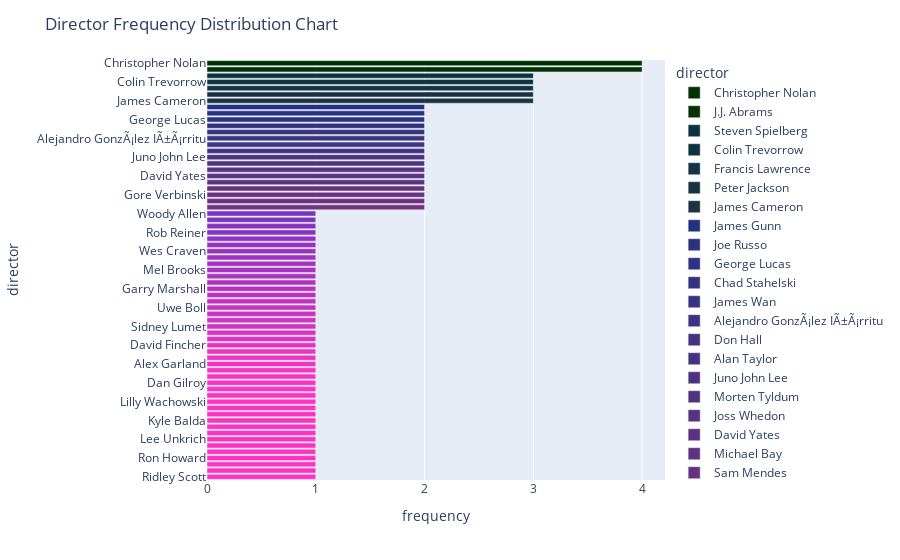

Notebook code cell kept with this figure:
### Markdown cell above
<a id='fig7.1'>Figure 7.1</a> 
This figure presents a word cloud that displays the top directors based on their frequency in the top 20 across different dataframes that use various metrics. The word cloud uses a color gradient based on the frequency of the director.

### Code cell
# Create a dataframe from the sorted_directors list
df2 = pd.DataFrame(sorted_directors, columns=['director', 'frequency'])

# Create a dictionary to map each director to a color gradient based on their frequency
director_colors = {}
max_freq = df2['frequency'].max()
for i, (director, freq) in enumerate(zip(df2['director'], df2['frequency'])):
    director_colors[director] = f'rgba({int(255*i/len(df))}, 50, {int(255*(max_freq-freq)/max_freq)}, 1)'

# Create a horizontal bar chart with a color gradient based on director frequency
fig = px.bar(df2, x='frequency', y='director', orientation='h', color='director', color_discrete_map=director_colors)

fig.update_layout(title_text='Director Frequency Distribution Chart')

fig.show()

### Figure 1 — Plotly figure (JSON) as saved in the notebook; plotly's stock layout.template omitted (floating-point values rounded to 4 significant figures)
{"data": [{"alignmentgroup": "True", "hovertemplate": "director=%{y}<br>frequency=%{x}<extra></extra>", "legendgroup": "Christopher Nolan", "marker": {"color": "rgba(0, 50, 0, 1)", "pattern": {"shape": ""}}, "name": "Christopher Nolan", "offsetgroup": "Christopher Nolan", "orientation": "h", "showlegend": true, "textposition": "auto", "type": "bar", "x": [4], "xaxis": "x", "y": ["Christopher Nolan"], "yaxis": "y"}, {"alignmentgroup": "True", "hovertemplate": "director=%{y}<br>frequency=%{x}<extra></extra>", "legendgroup": "J.J. Abrams", "marker": {"color": "rgba(5, 50, 0, 1)", "pattern": {"shape": ""}}, "name": "J.J. Abrams", "offsetgroup": "J.J. Abrams", "orientation": "h", "showlegend": true, "textposition": "auto", "type": "bar", "x": [4], "xaxis": "x", "y": ["J.J. Abrams"], "yaxis": "y"}, {"alignmentgroup": "True", "hovertemplate": "director=%{y}<br>frequency=%{x}<extra></extra>", "legendgroup": "Steven Spielberg", "marker": {"color": "rgba(10, 50, 63, 1)", "pattern": {"shape": ""}}, "name": "Steven Spielberg", "offsetgroup": "Steven Spielberg", "orientation": "h", "showlegend": true, "textposition": "auto", "type": "bar", "x": [3], "xaxis": "x", "y": ["Steven Spielberg"], "yaxis": "y"}, {"alignmentgroup": "True", "hovertemplate": "director=%{y}<br>frequency=%{x}<extra></extra>", "legendgroup": "Colin Trevorrow", "marker": {"color": "rgba(15, 50, 63, 1)", "pattern": {"shape": ""}}, "name": "Colin Trevorrow", "offsetgroup": "Colin Trevorrow", "orientation": "h", "showlegend": true, "textposition": "auto", "type": "bar", "x": [3], "xaxis": "x", "y": ["Colin Trevorrow"], "yaxis": "y"}, {"alignmentgroup": "True", "hovertemplate": "director=%{y}<br>frequency=%{x}<extra></extra>", "legendgroup": "Francis Lawrence", "marker": {"color": "rgba(20, 50, 63, 1)", "pattern": {"shape": ""}}, "name": "Francis Lawrence", "offsetgroup": "Francis Lawrence", "orientation": "h", "showlegend": true, "textposition": "auto", "type": "bar", "x": [3], "xaxis": "x", "y": ["Francis Lawrence"], "yaxis": "y"}, {"alignmentgroup": "True", "hovertemplate": "director=%{y}<br>frequency=%{x}<extra></extra>", "legendgroup": "Peter Jackson", "marker": {"color": "rgba(25, 50, 63, 1)", "pattern": {"shape": ""}}, "name": "Peter Jackson", "offsetgroup": "Peter Jackson", "orientation": "h", "showlegend": true, "textposition": "auto", "type": "bar", "x": [3], "xaxis": "x", "y": ["Peter Jackson"], "yaxis": "y"}, {"alignmentgroup": "True", "hovertemplate": "director=%{y}<br>frequency=%{x}<extra></extra>", "legendgroup": "James Cameron", "marker": {"color": "rgba(30, 50, 63, 1)", "pattern": {"shape": ""}}, "name": "James Cameron", "offsetgroup": "James Cameron", "orientation": "h", "showlegend": true, "textposition": "auto", "type": "bar", "x": [3], "xaxis": "x", "y": ["James Cameron"], "yaxis": "y"}, {"alignmentgroup": "True", "hovertemplate": "director=%{y}<br>frequency=%{x}<extra></extra>", "legendgroup": "James Gunn", "marker": {"color": "rgba(35, 50, 127, 1)", "pattern": {"shape": ""}}, "name": "James Gunn", "offsetgroup": "James Gunn", "orientation": "h", "showlegend": true, "textposition": "auto", "type": "bar", "x": [2], "xaxis": "x", "y": ["James Gunn"], "yaxis": "y"}, {"alignmentgroup": "True", "hovertemplate": "director=%{y}<br>frequency=%{x}<extra></extra>", "legendgroup": "Joe Russo", "marker": {"color": "rgba(40, 50, 127, 1)", "pattern": {"shape": ""}}, "name": "Joe Russo", "offsetgroup": "Joe Russo", "orientation": "h", "showlegend": true, "textposition": "auto", "type": "bar", "x": [2], "xaxis": "x", "y": ["Joe Russo"], "yaxis": "y"}, {"alignmentgroup": "True", "hovertemplate": "director=%{y}<br>frequency=%{x}<extra></extra>", "legendgroup": "George Lucas", "marker": {"color": "rgba(45, 50, 127, 1)", "pattern": {"shape": ""}}, "name": "George Lucas", "offsetgroup": "George Lucas", "orientation": "h", "showlegend": true, "textposition": "auto", "type": "bar", "x": [2], "xaxis": "x", "y": ["George Lucas"], "yaxis": "y"}, {"alignmentgroup": "True", "hovertemplate": "director=%{y}<br>frequency=%{x}<extra></extra>", "legendgroup": "Chad Stahelski", "marker": {"color": "rgba(51, 50, 127, 1)", "pattern": {"shape": ""}}, "name": "Chad Stahelski", "offsetgroup": "Chad Stahelski", "orientation": "h", "showlegend": true, "textposition": "auto", "type": "bar", "x": [2], "xaxis": "x", "y": ["Chad Stahelski"], "yaxis": "y"}, {"alignmentgroup": "True", "hovertemplate": "director=%{y}<br>frequency=%{x}<extra></extra>", "legendgroup": "James Wan", "marker": {"color": "rgba(56, 50, 127, 1)", "pattern": {"shape": ""}}, "name": "James Wan", "offsetgroup": "James Wan", "orientation": "h", "showlegend": true, "textposition": "auto", "type": "bar", "x": [2], "xaxis": "x", "y": ["James Wan"], "yaxis": "y"}, {"alignmentgroup": "True", "hovertemplate": "director=%{y}<br>frequency=%{x}<extra></extra>", "legendgroup": "Alejandro GonzÃ¡lez IÃ±Ã¡rritu", "marker": {"color": "rgba(61, 50, 127, 1)", "pattern": {"shape": ""}}, "name": "Alejandro GonzÃ¡lez IÃ±Ã¡rritu", "offsetgroup": "Alejandro GonzÃ¡lez IÃ±Ã¡rritu", "orientation": "h", "showlegend": true, "textposition": "auto", "type": "bar", "x": [2], "xaxis": "x", "y": ["Alejandro GonzÃ¡lez IÃ±Ã¡rritu"], "yaxis": "y"}, {"alignmentgroup": "True", "hovertemplate": "director=%{y}<br>frequency=%{x}<extra></extra>", "legendgroup": "Don Hall", "marker": {"color": "rgba(66, 50, 127, 1)", "pattern": {"shape": ""}}, "name": "Don Hall", "offsetgroup": "Don Hall", "orientation": "h", "showlegend": true, "textposition": "auto", "type": "bar", "x": [2], "xaxis": "x", "y": ["Don Hall"], "yaxis": "y"}, {"alignmentgroup": "True", "hovertemplate": "director=%{y}<br>frequency=%{x}<extra></extra>", "legendgroup": "Alan Taylor", "marker": {"color": "rgba(71, 50, 127, 1)", "pattern": {"shape": ""}}, "name": "Alan Taylor", "offsetgroup": "Alan Taylor", "orientation": "h", "showlegend": true, "textposition": "auto", "type": "bar", "x": [2], "xaxis": "x", "y": ["Alan Taylor"], "yaxis": "y"}, {"alignmentgroup": "True", "hovertemplate": "director=%{y}<br>frequency=%{x}<extra></extra>", "legendgroup": "Juno John Lee", "marker": {"color": "rgba(76, 50, 127, 1)", "pattern": {"shape": ""}}, "name": "Juno John Lee", "offsetgroup": "Juno John Lee", "orientation": "h", "showlegend": true, "textposition": "auto", "type": "bar", "x": [2], "xaxis": "x", "y": ["Juno John Lee"], "yaxis": "y"}, {"alignmentgroup": "True", "hovertemplate": "director=%{y}<br>frequency=%{x}<extra></extra>", "legendgroup": "Morten Tyldum", "marker": {"color": "rgba(81, 50, 127, 1)", "pattern": {"shape": ""}}, "name": "Morten Tyldum", "offsetgroup": "Morten Tyldum", "orientation": "h", "showlegend": true, "textposition": "auto", "type": "bar", "x": [2], "xaxis": "x", "y": ["Morten Tyldum"], "yaxis": "y"}, {"alignmentgroup": "True", "hovertemplate": "director=%{y}<br>frequency=%{x}<extra></extra>", "legendgroup": "Joss Whedon", "marker": {"color": "rgba(86, 50, 127, 1)", "pattern": {"shape": ""}}, "name": "Joss Whedon", "offsetgroup": "Joss Whedon", "orientation": "h", "showlegend": true, "textposition": "auto", "type": "bar", "x": [2], "xaxis": "x", "y": ["Joss Whedon"], "yaxis": "y"}, {"alignmentgroup": "True", "hovertemplate": "director=%{y}<br>frequency=%{x}<extra></extra>", "legendgroup": "David Yates", "marker": {"color": "rgba(91, 50, 127, 1)", "pattern": {"shape": ""}}, "name": "David Yates", "offsetgroup": "David Yates", "orientation": "h", "showlegend": true, "textposition": "auto", "type": "bar", "x": [2], "xaxis": "x", "y": ["David Yates"], "yaxis": "y"}, {"alignmentgroup": "True", "hovertemplate": "director=%{y}<br>frequency=%{x}<extra></extra>", "legendgroup": "Michael Bay", "marker": {"color": "rgba(96, 50, 127, 1)", "pattern": {"shape": ""}}, "name": "Michael Bay", "offsetgroup": "Michael Bay", "orientation": "h", "showlegend": true, "textposition": "auto", "type": "bar", "x": [2], "xaxis": "x", "y": ["Michael Bay"], "yaxis": "y"}, {"alignmentgroup": "True", "hovertemplate": "director=%{y}<br>frequency=%{x}<extra></extra>", "legendgroup": "Sam Mendes", "marker": {"color": "rgba(102, 50, 127, 1)", "pattern": {"shape": ""}}, "name": "Sam Mendes", "offsetgroup": "Sam Mendes", "orientation": "h", "showlegend": true, "textposition": "auto", "type": "bar", "x": [2], "xaxis": "x", "y": ["Sam Mendes"], "yaxis": "y"}, {"alignmentgroup": "True", "hovertemplate": "director=%{y}<br>frequency=%{x}<extra></extra>", "legendgroup": "Gore Verbinski", "marker": {"color": "rgba(107, 50, 127, 1)", "pattern": {"shape": ""}}, "name": "Gore Verbinski", "offsetgroup": "Gore Verbinski", "orientation": "h", "showlegend": true, "textposition": "auto", "type": "bar", "x": [2], "xaxis": "x", "y": ["Gore Verbinski"], "yaxis": "y"}, {"alignmentgroup": "True", "hovertemplate": "director=%{y}<br>frequency=%{x}<extra></extra>", "legendgroup": "Chris Columbus", "marker": {"color": "rgba(112, 50, 127, 1)", "pattern": {"shape": ""}}, "name": "Chris Columbus", "offsetgroup": "Chris Columbus", "orientation": "h", "showlegend": true, "textposition": "auto", "type": "bar", "x": [2], "xaxis": "x", "y": ["Chris Columbus"], "yaxis": "y"}, {"alignmentgroup": "True", "hovertemplate": "director=%{y}<br>frequency=%{x}<extra></extra>", "legendgroup": "Tim Burton", "marker": {"color": "rgba(117, 50, 127, 1)", "pattern": {"shape": ""}}, "name": "Tim Burton", "offsetgroup": "Tim Burton", "orientation": "h", "showlegend": true, "textposition": "auto", "type": "bar", "x": [2], "xaxis": "x", "y": ["Tim Burton"], "yaxis": "y"}, {"alignmentgroup": "True", "hovertemplate": "director=%{y}<br>frequency=%{x}<extra></extra>", "legendgroup": "Woody Allen", "marker": {"color": "rgba(122, 50, 191, 1)", "pattern": {"shape": ""}}, "name": "Woody Allen", "offsetgroup": "Woody Allen", "orientation": "h", "showlegend": true, "textposition": "auto", "type": "bar", "x": [1], "xaxis": "x", "y": ["Woody Allen"], "yaxis": "y"}, {"alignmentgroup": "True", "hovertemplate": "director=%{y}<br>frequency=%{x}<extra></extra>", "legendgroup": "Martin Scorsese", "marker": {"color": "rgba(127, 50, 191, 1)", "pattern": {"shape": ""}}, "name": "Martin Scorsese", "offsetgroup": "Martin Scorsese", "orientation": "h", "showlegend": true, "textposition": "auto", "type": "bar", "x": [1], "xaxis": "x", "y": ["Martin Scorsese"], "yaxis": "y"}, {"alignmentgroup": "True", "hovertemplate": "director=%{y}<br>frequency=%{x}<extra></extra>", "legendgroup": "Gerald Thomas", "marker": {"color": "rgba(132, 50, 191, 1)", "pattern": {"shape": ""}}, "name": "Gerald Thomas", "offsetgroup": "Gerald Thomas", "orientation": "h", "showlegend": true, "textposition": "auto", "type": "bar", "x": [1], "xaxis": "x", "y": ["Gerald Thomas"], "yaxis": "y"}, {"alignmentgroup": "True", "hovertemplate": "director=%{y}<br>frequency=%{x}<extra></extra>", "legendgroup": "Rob Reiner", "marker": {"color": "rgba(137, 50, 191, 1)", "pattern": {"shape": ""}}, "name": "Rob Reiner", "offsetgroup": "Rob Reiner", "orientation": "h", "showlegend": true, "textposition": "auto", "type": "bar", "x": [1], "xaxis": "x", "y": ["Rob Reiner"], "yaxis": "y"}, {"alignmentgroup": "True", "hovertemplate": "director=%{y}<br>frequency=%{x}<extra></extra>", "legendgroup": "Stephen Frears", "marker": {"color": "rgba(142, 50, 191, 1)", "pattern": {"shape": ""}}, "name": "Stephen Frears", "offsetgroup": "Stephen Frears", "orientation": "h", "showlegend": true, "textposition": "auto", "type": "bar", "x": [1], "xaxis": "x", "y": ["Stephen Frears"], "yaxis": "y"}, {"alignmentgroup": "True", "hovertemplate": "director=%{y}<br>frequency=%{x}<extra></extra>", "legendgroup": "Steven Soderbergh", "marker": {"color": "rgba(147, 50, 191, 1)", "pattern": {"shape": ""}}, "name": "Steven Soderbergh", "offsetgroup": "Steven Soderbergh", "orientation": "h", "showlegend": true, "textposition": "auto", "type": "bar", "x": [1], "xaxis": "x", "y": ["Steven Soderbergh"], "yaxis": "y"}, {"alignmentgroup": "True", "hovertemplate": "director=%{y}<br>frequency=%{x}<extra></extra>", "legendgroup": "Wes Craven", "marker": {"color": "rgba(153, 50, 191, 1)", "pattern": {"shape": ""}}, "name": "Wes Craven", "offsetgroup": "Wes Craven", "orientation": "h", "showlegend": true, "textposition": "auto", "type": "bar", "x": [1], "xaxis": "x", "y": ["Wes Craven"], "yaxis": "y"}, {"alignmentgroup": "True", "hovertemplate": "director=%{y}<br>frequency=%{x}<extra></extra>", "legendgroup": "Blake Edwards", "marker": {"color": "rgba(158, 50, 191, 1)", "pattern": {"shape": ""}}, "name": "Blake Edwards", "offsetgroup": "Blake Edwards", "orientation": "h", "showlegend": true, "textposition": "auto", "type": "bar", "x": [1], "xaxis": "x", "y": ["Blake Edwards"], "yaxis": "y"}, {"alignmentgroup": "True", "hovertemplate": "director=%{y}<br>frequency=%{x}<extra></extra>", "legendgroup": "Clint Eastwood", "marker": {"color": "rgba(163, 50, 191, 1)", "pattern": {"shape": ""}}, "name": "Clint Eastwood", "offsetgroup": "Clint Eastwood", "orientation": "h", "showlegend": true, "textposition": "auto", "type": "bar", "x": [1], "xaxis": "x", "y": ["Clint Eastwood"], "yaxis": "y"}, {"alignmentgroup": "True", "hovertemplate": "director=%{y}<br>frequency=%{x}<extra></extra>", "legendgroup": "Mel Brooks", "marker": {"color": "rgba(168, 50, 191, 1)", "pattern": {"shape": ""}}, "name": "Mel Brooks", "offsetgroup": "Mel Brooks", "orientation": "h", "showlegend": true, "textposition": "auto", "type": "bar", "x": [1], "xaxis": "x", "y": ["Mel Brooks"], "yaxis": "y"}, {"alignmentgroup": "True", "hovertemplate": "director=%{y}<br>frequency=%{x}<extra></extra>", "legendgroup": "Tyler Perry", "marker": {"color": "rgba(173, 50, 191, 1)", "pattern": {"shape": ""}}, "name": "Tyler Perry", "offsetgroup": "Tyler Perry", "orientation": "h", "showlegend": true, "textposition": "auto", "type": "bar", "x": [1], "xaxis": "x", "y": ["Tyler Perry"], "yaxis": "y"}, {"alignmentgroup": "True", "hovertemplate": "director=%{y}<br>frequency=%{x}<extra></extra>", "legendgroup": "John Landis", "marker": {"color": "rgba(178, 50, 191, 1)", "pattern": {"shape": ""}}, "name": "John Landis", "offsetgroup": "John Landis", "orientation": "h", "showlegend": true, "textposition": "auto", "type": "bar", "x": [1], "xaxis": "x", "y": ["John Landis"], "yaxis": "y"}, {"alignmentgroup": "True", "hovertemplate": "director=%{y}<br>frequency=%{x}<extra></extra>", "legendgroup": "Garry Marshall", "marker": {"color": "rgba(183, 50, 191, 1)", "pattern": {"shape": ""}}, "name": "Garry Marshall", "offsetgroup": "Garry Marshall", "orientation": "h", "showlegend": true, "textposition": "auto", "type": "bar", "x": [1], "xaxis": "x", "y": ["Garry Marshall"], "yaxis": "y"}, {"alignmentgroup": "True", "hovertemplate": "director=%{y}<br>frequency=%{x}<extra></extra>", "legendgroup": "John Lasseter", "marker": {"color": "rgba(188, 50, 191, 1)", "pattern": {"shape": ""}}, "name": "John Lasseter", "offsetgroup": "John Lasseter", "orientation": "h", "showlegend": true, "textposition": "auto", "type": "bar", "x": [1], "xaxis": "x", "y": ["John Lasseter"], "yaxis": "y"}, {"alignmentgroup": "True", "hovertemplate": "director=%{y}<br>frequency=%{x}<extra></extra>", "legendgroup": "Dennis Dugan", "marker": {"color": "rgba(193, 50, 191, 1)", "pattern": {"shape": ""}}, "name": "Dennis Dugan", "offsetgroup": "Dennis Dugan", "orientation": "h", "showlegend": true, "textposition": "auto", "type": "bar", "x": [1], "xaxis": "x", "y": ["Dennis Dugan"], "yaxis": "y"}, {"alignmentgroup": "True", "hovertemplate": "director=%{y}<br>frequency=%{x}<extra></extra>", "legendgroup": "Uwe Boll", "marker": {"color": "rgba(198, 50, 191, 1)", "pattern": {"shape": ""}}, "name": "Uwe Boll", "offsetgroup": "Uwe Boll", "orientation": "h", "showlegend": true, "textposition": "auto", "type": "bar", "x": [1], "xaxis": "x", "y": ["Uwe Boll"], "yaxis": "y"}, {"alignmentgroup": "True", "hovertemplate": "director=%{y}<br>frequency=%{x}<extra></extra>", "legendgroup": "Donald Petrie", "marker": {"color": "rgba(204, 50, 191, 1)", "pattern": {"shape": ""}}, "name": "Donald Petrie", "offsetgroup": "Donald Petrie", "orientation": "h", "showlegend": true, "textposition": "auto", "type": "bar", "x": [1], "xaxis": "x", "y": ["Donald Petrie"], "yaxis": "y"}, {"alignmentgroup": "True", "hovertemplate": "director=%{y}<br>frequency=%{x}<extra></extra>", "legendgroup": "Oliver Stone", "marker": {"color": "rgba(209, 50, 191, 1)", "pattern": {"shape": ""}}, "name": "Oliver Stone", "offsetgroup": "Oliver Stone", "orientation": "h", "showlegend": true, "textposition": "auto", "type": "bar", "x": [1], "xaxis": "x", "y": ["Oliver Stone"], "yaxis": "y"}, {"alignmentgroup": "True", "hovertemplate": "director=%{y}<br>frequency=%{x}<extra></extra>", "legendgroup": "Sidney Lumet", "marker": {"color": "rgba(214, 50, 191, 1)", "pattern": {"shape": ""}}, "name": "Sidney Lumet", "offsetgroup": "Sidney Lumet", "orientation": "h", "showlegend": true, "textposition": "auto", "type": "bar", "x": [1], "xaxis": "x", "y": ["Sidney Lumet"], "yaxis": "y"}, {"alignmentgroup": "True", "hovertemplate": "director=%{y}<br>frequency=%{x}<extra></extra>", "legendgroup": "George Miller", "marker": {"color": "rgba(219, 50, 191, 1)", "pattern": {"shape": ""}}, "name": "George Miller", "offsetgroup": "George Miller", "orientation": "h", "showlegend": true, "textposition": "auto", "type": "bar", "x": [1], "xaxis": "x", "y": ["George Miller"], "yaxis": "y"}, {"alignmentgroup": "True", "hovertemplate": "director=%{y}<br>frequency=%{x}<extra></extra>", "legendgroup": "Robert Schwentke", "marker": {"color": "rgba(224, 50, 191, 1)", "pattern": {"shape": ""}}, "name": "Robert Schwentke", "offsetgroup": "Robert Schwentke", "orientation": "h", "showlegend": true, "textposition": "auto", "type": "bar", "x": [1], "xaxis": "x", "y": ["Robert Schwentke"], "yaxis": "y"}, {"alignmentgroup": "True", "hovertemplate": "director=%{y}<br>frequency=%{x}<extra></extra>", "legendgroup": "David Fincher", "marker": {"color": "rgba(229, 50, 191, 1)", "pattern": {"shape": ""}}, "name": "David Fincher", "offsetgroup": "David Fincher", "orientation": "h", "showlegend": true, "textposition": "auto", "type": "bar", "x": [1], "xaxis": "x", "y": ["David Fincher"], "yaxis": "y"}, {"alignmentgroup": "True", "hovertemplate": "director=%{y}<br>frequency=%{x}<extra></extra>", "legendgroup": "Quentin Tarantino", "marker": {"color": "rgba(234, 50, 191, 1)", "pattern": {"shape": ""}}, "name": "Quentin Tarantino", "offsetgroup": "Quentin Tarantino", "orientation": "h", "showlegend": true, "textposition": "auto", "type": "bar", "x": [1], "xaxis": "x", "y": ["Quentin Tarantino"], "yaxis": "y"}, {"alignmentgroup": "True", "hovertemplate": "director=%{y}<br>frequency=%{x}<extra></extra>", "legendgroup": "Peter Richardson", "marker": {"color": "rgba(239, 50, 191, 1)", "pattern": {"shape": ""}}, "name": "Peter Richardson", "offsetgroup": "Peter Richardson", "orientation": "h", "showlegend": true, "textposition": "auto", "type": "bar", "x": [1], "xaxis": "x", "y": ["Peter Richardson"], "yaxis": "y"}, {"alignmentgroup": "True", "hovertemplate": "director=%{y}<br>frequency=%{x}<extra></extra>", "legendgroup": "Alex Garland", "marker": {"color": "rgba(244, 50, 191, 1)", "pattern": {"shape": ""}}, "name": "Alex Garland", "offsetgroup": "Alex Garland", "orientation": "h", "showlegend": true, "textposition": "auto", "type": "bar", "x": [1], "xaxis": "x", "y": ["Alex Garland"], "yaxis": "y"}, {"alignmentgroup": "True", "hovertemplate": "director=%{y}<br>frequency=%{x}<extra></extra>", "legendgroup": "Patrick Tatopoulos", "marker": {"color": "rgba(249, 50, 191, 1)", "pattern": {"shape": ""}}, "name": "Patrick Tatopoulos", "offsetgroup": "Patrick Tatopoulos", "orientation": "h", "showlegend": true, "textposition": "auto", "type": "bar", "x": [1], "xaxis": "x", "y": ["Patrick Tatopoulos"], "yaxis": "y"}, {"alignmentgroup": "True", "hovertemplate": "director=%{y}<br>frequency=%{x}<extra></extra>", "legendgroup": "Wes Ball", "marker": {"color": "rgba(255, 50, 191, 1)", "pattern": {"shape": ""}}, "name": "Wes Ball", "offsetgroup": "Wes Ball", "orientation": "h", "showlegend": true, "textposition": "auto", "type": "bar", "x": [1], "xaxis": "x", "y": ["Wes Ball"], "yaxis": "y"}, {"alignmentgroup": "True", "hovertemplate": "director=%{y}<br>frequency=%{x}<extra></extra>", "legendgroup": "Dan Gilroy", "marker": {"color": "rgba(260, 50, 191, 1)", "pattern": {"shape": ""}}, "name": "Dan Gilroy", "offsetgroup": "Dan Gilroy", "orientation": "h", "showlegend": true, "textposition": "auto", "type": "bar", "x": [1], "xaxis": "x", "y": ["Dan Gilroy"], "yaxis": "y"}, {"alignmentgroup": "True", "hovertemplate": "director=%{y}<br>frequency=%{x}<extra></extra>", "legendgroup": "Bob Peterson", "marker": {"color": "rgba(265, 50, 191, 1)", "pattern": {"shape": ""}}, "name": "Bob Peterson", "offsetgroup": "Bob Peterson", "orientation": "h", "showlegend": true, "textposition": "auto", "type": "bar", "x": [1], "xaxis": "x", "y": ["Bob Peterson"], "yaxis": "y"}, {"alignmentgroup": "True", "hovertemplate": "director=%{y}<br>frequency=%{x}<extra></extra>", "legendgroup": "Damien Chazelle", "marker": {"color": "rgba(270, 50, 191, 1)", "pattern": {"shape": ""}}, "name": "Damien Chazelle", "offsetgroup": "Damien Chazelle", "orientation": "h", "showlegend": true, "textposition": "auto", "type": "bar", "x": [1], "xaxis": "x", "y": ["Damien Chazelle"], "yaxis": "y"}, {"alignmentgroup": "True", "hovertemplate": "director=%{y}<br>frequency=%{x}<extra></extra>", "legendgroup": "Lilly Wachowski", "marker": {"color": "rgba(275, 50, 191, 1)", "pattern": {"shape": ""}}, "name": "Lilly Wachowski", "offsetgroup": "Lilly Wachowski", "orientation": "h", "showlegend": true, "textposition": "auto", "type": "bar", "x": [1], "xaxis": "x", "y": ["Lilly Wachowski"], "yaxis": "y"}, {"alignmentgroup": "True", "hovertemplate": "director=%{y}<br>frequency=%{x}<extra></extra>", "legendgroup": "Chris Buck", "marker": {"color": "rgba(280, 50, 191, 1)", "pattern": {"shape": ""}}, "name": "Chris Buck", "offsetgroup": "Chris Buck", "orientation": "h", "showlegend": true, "textposition": "auto", "type": "bar", "x": [1], "xaxis": "x", "y": ["Chris Buck"], "yaxis": "y"}, {"alignmentgroup": "True", "hovertemplate": "director=%{y}<br>frequency=%{x}<extra></extra>", "legendgroup": "Irwin Winkler", "marker": {"color": "rgba(285, 50, 191, 1)", "pattern": {"shape": ""}}, "name": "Irwin Winkler", "offsetgroup": "Irwin Winkler", "orientation": "h", "showlegend": true, "textposition": "auto", "type": "bar", "x": [1], "xaxis": "x", "y": ["Irwin Winkler"], "yaxis": "y"}, {"alignmentgroup": "True", "hovertemplate": "director=%{y}<br>frequency=%{x}<extra></extra>", "legendgroup": "Kyle Balda", "marker": {"color": "rgba(290, 50, 191, 1)", "pattern": {"shape": ""}}, "name": "Kyle Balda", "offsetgroup": "Kyle Balda", "orientation": "h", "showlegend": true, "textposition": "auto", "type": "bar", "x": [1], "xaxis": "x", "y": ["Kyle Balda"], "yaxis": "y"}, {"alignmentgroup": "True", "hovertemplate": "director=%{y}<br>frequency=%{x}<extra></extra>", "legendgroup": "Shane Black", "marker": {"color": "rgba(295, 50, 191, 1)", "pattern": {"shape": ""}}, "name": "Shane Black", "offsetgroup": "Shane Black", "orientation": "h", "showlegend": true, "textposition": "auto", "type": "bar", "x": [1], "xaxis": "x", "y": ["Shane Black"], "yaxis": "y"}, {"alignmentgroup": "True", "hovertemplate": "director=%{y}<br>frequency=%{x}<extra></extra>", "legendgroup": "Pierre Coffin", "marker": {"color": "rgba(300, 50, 191, 1)", "pattern": {"shape": ""}}, "name": "Pierre Coffin", "offsetgroup": "Pierre Coffin", "orientation": "h", "showlegend": true, "textposition": "auto", "type": "bar", "x": [1], "xaxis": "x", "y": ["Pierre Coffin"], "yaxis": "y"}, {"alignmentgroup": "True", "hovertemplate": "director=%{y}<br>frequency=%{x}<extra></extra>", "legendgroup": "Lee Unkrich", "marker": {"color": "rgba(306, 50, 191, 1)", "pattern": {"shape": ""}}, "name": "Lee Unkrich", "offsetgroup": "Lee Unkrich", "orientation": "h", "showlegend": true, "textposition": "auto", "type": "bar", "x": [1], "xaxis": "x", "y": ["Lee Unkrich"], "yaxis": "y"}, {"alignmentgroup": "True", "hovertemplate": "director=%{y}<br>frequency=%{x}<extra></extra>", "legendgroup": "Robert Zemeckis", "marker": {"color": "rgba(311, 50, 191, 1)", "pattern": {"shape": ""}}, "name": "Robert Zemeckis", "offsetgroup": "Robert Zemeckis", "orientation": "h", "showlegend": true, "textposition": "auto", "type": "bar", "x": [1], "xaxis": "x", "y": ["Robert Zemeckis"], "yaxis": "y"}, {"alignmentgroup": "True", "hovertemplate": "director=%{y}<br>frequency=%{x}<extra></extra>", "legendgroup": "Roland Emmerich", "marker": {"color": "rgba(316, 50, 191, 1)", "pattern": {"shape": ""}}, "name": "Roland Emmerich", "offsetgroup": "Roland Emmerich", "orientation": "h", "showlegend": true, "textposition": "auto", "type": "bar", "x": [1], "xaxis": "x", "y": ["Roland Emmerich"], "yaxis": "y"}, {"alignmentgroup": "True", "hovertemplate": "director=%{y}<br>frequency=%{x}<extra></extra>", "legendgroup": "Ron Howard", "marker": {"color": "rgba(321, 50, 191, 1)", "pattern": {"shape": ""}}, "name": "Ron Howard", "offsetgroup": "Ron Howard", "orientation": "h", "showlegend": true, "textposition": "auto", "type": "bar", "x": [1], "xaxis": "x", "y": ["Ron Howard"], "yaxis": "y"}, {"alignmentgroup": "True", "hovertemplate": "director=%{y}<br>frequency=%{x}<extra></extra>", "legendgroup": "Sam Raimi", "marker": {"color": "rgba(326, 50, 191, 1)", "pattern": {"shape": ""}}, "name": "Sam Raimi", "offsetgroup": "Sam Raimi", "orientation": "h", "showlegend": true, "textposition": "auto", "type": "bar", "x": [1], "xaxis": "x", "y": ["Sam Raimi"], "yaxis": "y"}, {"alignmentgroup": "True", "hovertemplate": "director=%{y}<br>frequency=%{x}<extra></extra>", "legendgroup": "Carlos Saldanha", "marker": {"color": "rgba(331, 50, 191, 1)", "pattern": {"shape": ""}}, "name": "Carlos Saldanha", "offsetgroup": "Carlos Saldanha", "orientation": "h", "showlegend": true, "textposition": "auto", "type": "bar", "x": [1], "xaxis": "x", "y": ["Carlos Saldanha"], "yaxis": "y"}, {"alignmentgroup": "True", "hovertemplate": "director=%{y}<br>frequency=%{x}<extra></extra>", "legendgroup": "Ridley Scott", "marker": {"color": "rgba(336, 50, 191, 1)", "pattern": {"shape": ""}}, "name": "Ridley Scott", "offsetgroup": "Ridley Scott", "orientation": "h", "showlegend": true, "textposition": "auto", "type": "bar", "x": [1], "xaxis": "x", "y": ["Ridley Scott"], "yaxis": "y"}], "layout": {"barmode": "relative", "legend": {"title": {"text": "director"}, "tracegroupgap": 0}, "margin": {"t": 60}, "title": {"text": "Director Frequency Distribution Chart"}, "xaxis": {"anchor": "y", "domain": [0, 1], "title": {"text": "frequency"}}, "yaxis": {"anchor": "x", "categoryarray": ["Ridley Scott", "Carlos Saldanha", "Sam Raimi", "Ron Howard", "Roland Emmerich", "Robert Zemeckis", "Lee Unkrich", "Pierre Coffin", "Shane Black", "Kyle Balda", "Irwin Winkler", "Chris Buck", "Lilly Wachowski", "Damien Chazelle", "Bob Peterson", "Dan Gilroy", "Wes Ball", "Patrick Tatopoulos", "Alex Garland", "Peter Richardson", "Quentin Tarantino", "David Fincher", "Robert Schwentke", "George Miller", "Sidney Lumet", "Oliver Stone", "Donald Petrie", "Uwe Boll", "Dennis Dugan", "John Lasseter", "Garry Marshall", "John Landis", "Tyler Perry", "Mel Brooks", "Clint Eastwood", "Blake Edwards", "Wes Craven", "Steven Soderbergh", "Stephen Frears", "Rob Reiner", "Gerald Thomas", "Martin Scorsese", "Woody Allen", "Tim Burton", "Chris Columbus", "Gore Verbinski", "Sam Mendes", "Michael Bay", "David Yates", "Joss Whedon", "Morten Tyldum", "Juno John Lee", "Alan Taylor", "Don Hall", "Alejandro GonzÃ¡lez IÃ±Ã¡rritu", "James Wan", "Chad Stahelski", "George Lucas", "Joe Russo", "James Gunn", "James Cameron", "Peter Jackson", "Francis Lawrence", "Colin Trevorrow", "Steven Spielberg", "J.J. Abrams", "Christopher Nolan"], "categoryorder": "array", "domain": [0, 1], "title": {"text": "director"}}}}
